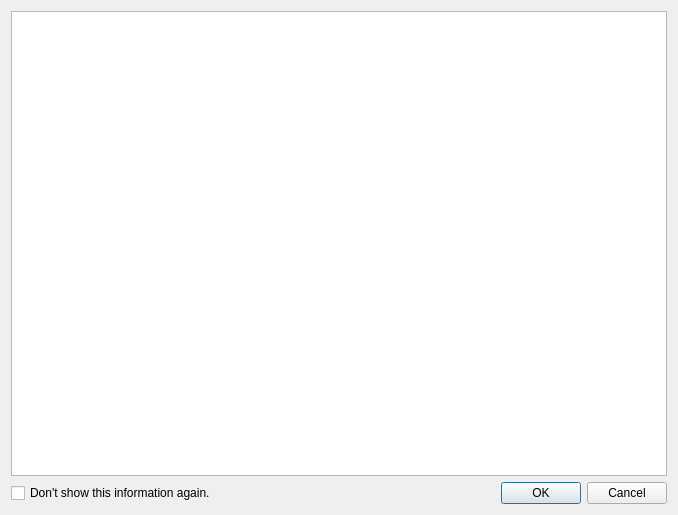
<?xml version="1.0" encoding="UTF-8"?>
<ui version="4.0">
 <class>CDaoConfDlg</class>
 <widget class="QDialog" name="CDaoConfDlg">
  <property name="geometry">
   <rect>
    <x>0</x>
    <y>0</y>
    <width>678</width>
    <height>515</height>
   </rect>
  </property>
  <property name="windowTitle">
   <string>DAO Mode</string>
  </property>
  <property name="windowIcon">
   <iconset resource="resources.qrc">
    <normaloff>:/buttons/cd</normaloff>:/buttons/cd</iconset>
  </property>
  <layout class="QVBoxLayout" name="verticalLayout">
   <item>
    <widget class="QTextBrowser" name="textBrowser">
     <property name="html">
      <string>&lt;!DOCTYPE HTML PUBLIC &quot;-//W3C//DTD HTML 4.0//EN&quot; &quot;http://www.w3.org/TR/REC-html40/strict.dtd&quot;&gt;
&lt;html&gt;&lt;head&gt;&lt;meta name=&quot;qrichtext&quot; content=&quot;1&quot; /&gt;&lt;style type=&quot;text/css&quot;&gt;
p, li { white-space: pre-wrap; }
&lt;/style&gt;&lt;/head&gt;&lt;body style=&quot; font-family:'MS Shell Dlg 2'; font-size:8.25pt; font-weight:400; font-style:normal;&quot;&gt;
&lt;p style=&quot;-qt-paragraph-type:empty; margin-top:0px; margin-bottom:0px; margin-left:0px; margin-right:0px; -qt-block-indent:0; text-indent:0px; font-size:8pt;&quot;&gt;&lt;br /&gt;&lt;/p&gt;&lt;/body&gt;&lt;/html&gt;</string>
     </property>
    </widget>
   </item>
   <item>
    <layout class="QHBoxLayout" name="horizontalLayout">
     <item>
      <widget class="QCheckBox" name="checkDontShow">
       <property name="text">
        <string>Don't show this information again.</string>
       </property>
      </widget>
     </item>
     <item>
      <widget class="QDialogButtonBox" name="buttonBox">
       <property name="orientation">
        <enum>Qt::Horizontal</enum>
       </property>
       <property name="standardButtons">
        <set>QDialogButtonBox::Cancel|QDialogButtonBox::Ok</set>
       </property>
      </widget>
     </item>
    </layout>
   </item>
  </layout>
 </widget>
 <resources>
  <include location="resources.qrc"/>
 </resources>
 <connections>
  <connection>
   <sender>buttonBox</sender>
   <signal>accepted()</signal>
   <receiver>CDaoConfDlg</receiver>
   <slot>accept()</slot>
   <hints>
    <hint type="sourcelabel">
     <x>248</x>
     <y>254</y>
    </hint>
    <hint type="destinationlabel">
     <x>157</x>
     <y>274</y>
    </hint>
   </hints>
  </connection>
  <connection>
   <sender>buttonBox</sender>
   <signal>rejected()</signal>
   <receiver>CDaoConfDlg</receiver>
   <slot>reject()</slot>
   <hints>
    <hint type="sourcelabel">
     <x>316</x>
     <y>260</y>
    </hint>
    <hint type="destinationlabel">
     <x>286</x>
     <y>274</y>
    </hint>
   </hints>
  </connection>
 </connections>
 <buttongroups>
  <buttongroup name="buttonDAOMode"/>
 </buttongroups>
</ui>
